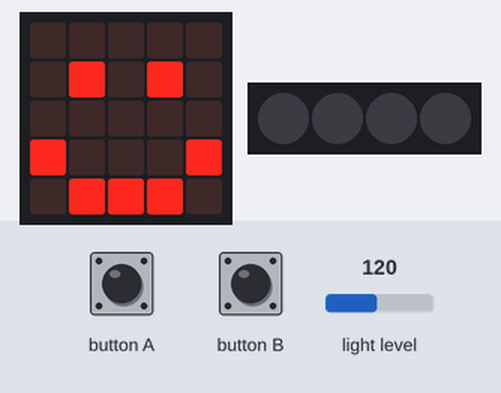
Bench run of a program on a simulated BBC micro:bit (MakeCode). Shown: the board's 5×5 LED display, 4 RGB LEDs in strip order, left to right. The test bench sets the inputs (shaded band); at power-on: light level 120. Dim RGB values are drawn brighter than linear.

Above: at 1.8 s.
1.9 s: button A pressed for 0.15 s
At 3.5 s:
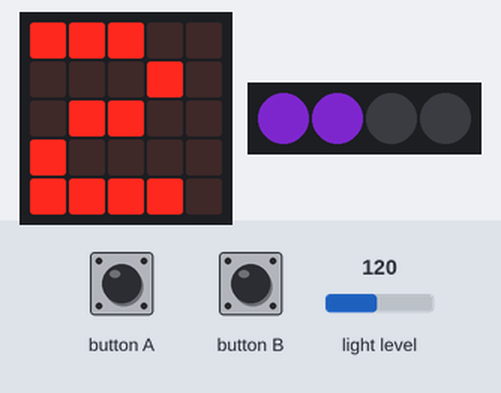
4.3 s: button B pressed for 0.15 s
At 5.4 s:
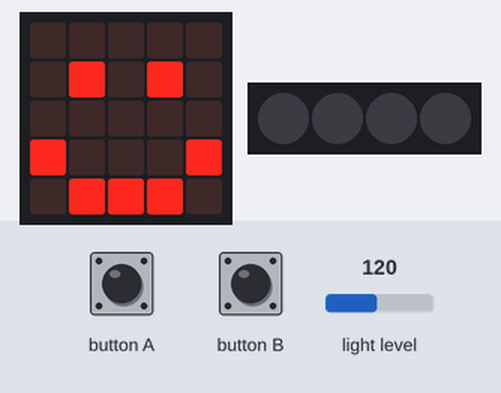
Timing chart, 0 to 7.3 s (numbered marks = the images above; inputs shaded):
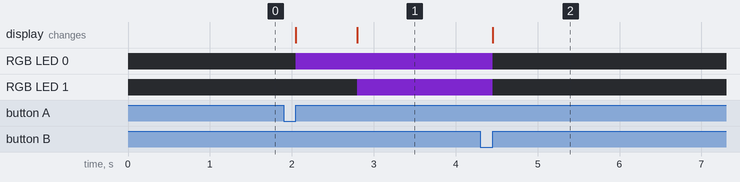

The program:

main.ts
```typescript
// (licence header left out)
let lightvalue: number
lightvalue = input.lightLevel()
let neopixelStrip: neopixel.Strip = null

// Clean up
basic.clearScreen()
neopixelStrip = neopixel.create(DigitalPin.P16, 4, NeoPixelMode.RGB)
neopixelStrip.setPixelColor(0, neopixel.colors(NeoPixelColors.Black))
neopixelStrip.setPixelColor(1, neopixel.colors(NeoPixelColors.Black))
neopixelStrip.setPixelColor(2, neopixel.colors(NeoPixelColors.Black))
neopixelStrip.setPixelColor(3, neopixel.colors(NeoPixelColors.Black))
neopixelStrip.show()
basic.showIcon(IconNames.Happy)

input.onButtonPressed(Button.A, function () {
    // On button A
    lightvalue = input.lightLevel()
    if (lightvalue <= 51) {
        neopixelStrip.setPixelColor(0, neopixel.colors(NeoPixelColors.Black))
        neopixelStrip.setPixelColor(1, neopixel.colors(NeoPixelColors.Black))
        neopixelStrip.setPixelColor(2, neopixel.colors(NeoPixelColors.Black))
        neopixelStrip.setPixelColor(3, neopixel.colors(NeoPixelColors.Black))
        neopixelStrip.show()
        basic.showString('0')
    }

    if (lightvalue >= 52) {
        neopixelStrip.setPixelColor(0, neopixel.colors(NeoPixelColors.Violet))
        neopixelStrip.show()
        basic.showString('1')
    }

    if (lightvalue >= 104) {
        neopixelStrip.setPixelColor(0, neopixel.colors(NeoPixelColors.Violet))
        neopixelStrip.show()
        neopixelStrip.setPixelColor(1, neopixel.colors(NeoPixelColors.Violet))
        neopixelStrip.show()
        basic.showString('2')
    }

    if (lightvalue >= 156) {
        neopixelStrip.setPixelColor(0, neopixel.colors(NeoPixelColors.Violet))
        neopixelStrip.show()
        neopixelStrip.setPixelColor(1, neopixel.colors(NeoPixelColors.Violet))
        neopixelStrip.show()
        neopixelStrip.setPixelColor(2, neopixel.colors(NeoPixelColors.Violet))
        neopixelStrip.show()
        basic.showString('3')
    }

    if (lightvalue >= 208) {
        neopixelStrip.setPixelColor(0, neopixel.colors(NeoPixelColors.Violet))
        neopixelStrip.show()
        neopixelStrip.setPixelColor(1, neopixel.colors(NeoPixelColors.Violet))
        neopixelStrip.show()
        neopixelStrip.setPixelColor(2, neopixel.colors(NeoPixelColors.Violet))
        neopixelStrip.show()
        neopixelStrip.setPixelColor(3, neopixel.colors(NeoPixelColors.Violet))
        neopixelStrip.show()
        basic.showString('4')
    }
})

input.onButtonPressed(Button.B, function () {
    // On button B
    basic.clearScreen()
    neopixelStrip = neopixel.create(DigitalPin.P16, 4, NeoPixelMode.RGB)
    neopixelStrip.setPixelColor(0, neopixel.colors(NeoPixelColors.Black))
    neopixelStrip.setPixelColor(1, neopixel.colors(NeoPixelColors.Black))
    neopixelStrip.setPixelColor(2, neopixel.colors(NeoPixelColors.Black))
    neopixelStrip.setPixelColor(3, neopixel.colors(NeoPixelColors.Black))
    neopixelStrip.show()
    basic.showIcon(IconNames.Happy)
})
```

Measured:
- after the input at 1.9 s, RGB LED 0: off → RGB(69, 21, 113) after 0.15 s; RGB LED 1: off → RGB(69, 21, 113) after 0.90 s; the display: first changes after 0.15 s (image 1 shows a later state)
- after the input at 4.3 s, RGB LED 0, RGB LED 1: RGB(69, 21, 113) → off after 0.15 s; the display: changes after 0.15 s (image 2)
